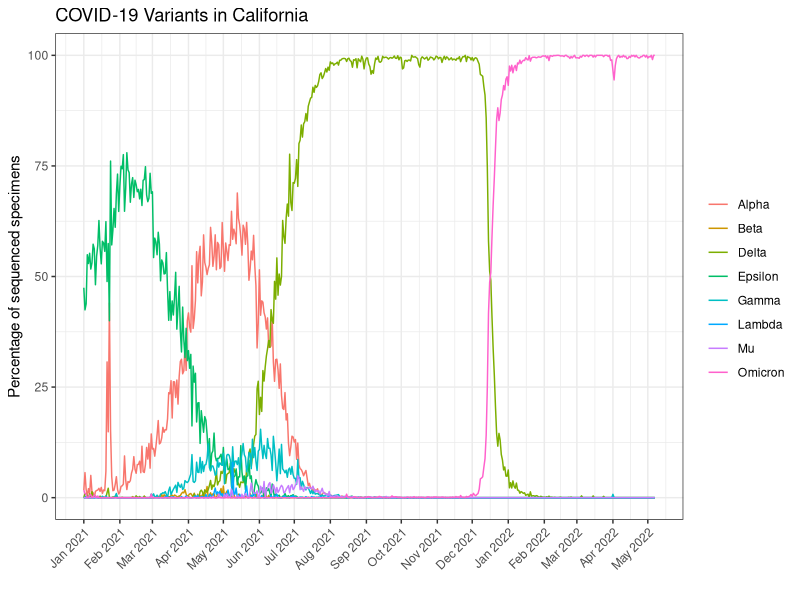

Write the R code that produced this figure.
## ---- chunk 1
library(ggplot2)
library(lubridate)
library(dplyr)
## ---- chunk 2
covid.data <- read.csv("covid19_variants.csv")
head(covid.data)
## ---- chunk 3
library(skimr)
skimr::skim(covid.data)
## ---- chunk 4
covid.data$date <- ymd(covid.data$date)
head(covid.data$date)
## ---- chunk 5
filtered.data <- filter(covid.data, variant_name != "Total" & variant_name != "Other")
head(filtered.data)
## ---- chunk 6
covid.data.plot <- ggplot(filtered.data, aes(date, percentage)) +
  geom_line(aes(color = variant_name)) +
  labs(x="", y="Percentage of sequenced specimens", 
       title= "COVID-19 Variants in California", color="") + 
  scale_x_date(date_breaks="1 month", date_labels="%b %Y") 
  
covid.data.plot + theme_bw() + 
  theme(axis.text.x = element_text(angle = 45, hjust = 1))
